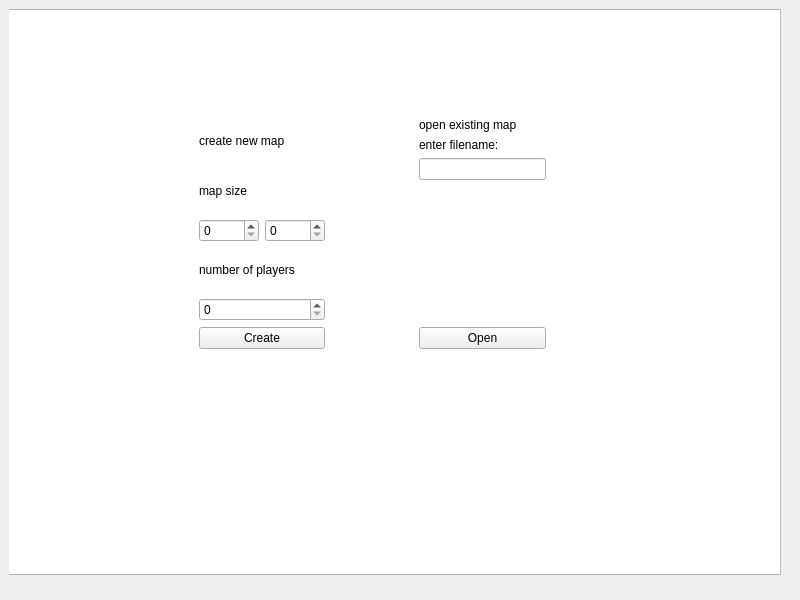
<?xml version="1.0" encoding="UTF-8"?>
<ui version="4.0">
 <class>ClientMainWindow</class>
 <widget class="QMainWindow" name="ClientMainWindow">
  <property name="geometry">
   <rect>
    <x>0</x>
    <y>0</y>
    <width>800</width>
    <height>600</height>
   </rect>
  </property>
  <property name="windowTitle">
   <string>New Map</string>
  </property>
  <widget class="QWidget" name="centralwidget">
   <layout class="QVBoxLayout" name="verticalLayout">
    <item>
     <widget class="QWidget" name="widget" native="true">
      <property name="enabled">
       <bool>true</bool>
      </property>
      <widget class="QGraphicsView" name="view">
       <property name="geometry">
        <rect>
         <x>-10</x>
         <y>0</y>
         <width>782</width>
         <height>566</height>
        </rect>
       </property>
       <property name="alignment">
        <set>Qt::AlignLeading|Qt::AlignLeft|Qt::AlignTop</set>
       </property>
      </widget>
      <widget class="QWidget" name="verticalLayoutWidget">
       <property name="geometry">
        <rect>
         <x>190</x>
         <y>110</y>
         <width>126</width>
         <height>230</height>
        </rect>
       </property>
       <layout class="QVBoxLayout" name="create_box">
        <item>
         <widget class="QLabel" name="label">
          <property name="text">
           <string>create new map</string>
          </property>
         </widget>
        </item>
        <item>
         <widget class="QLabel" name="label_2">
          <property name="text">
           <string>map size</string>
          </property>
         </widget>
        </item>
        <item>
         <layout class="QHBoxLayout" name="map_size">
          <item>
           <widget class="QSpinBox" name="x"/>
          </item>
          <item>
           <widget class="QSpinBox" name="y"/>
          </item>
         </layout>
        </item>
        <item>
         <widget class="QLabel" name="label_3">
          <property name="text">
           <string>number of players</string>
          </property>
         </widget>
        </item>
        <item>
         <widget class="QSpinBox" name="num_players"/>
        </item>
        <item>
         <widget class="QPushButton" name="create_button">
          <property name="text">
           <string>Create</string>
          </property>
         </widget>
        </item>
       </layout>
      </widget>
      <widget class="QWidget" name="verticalLayoutWidget_2">
       <property name="geometry">
        <rect>
         <x>410</x>
         <y>109</y>
         <width>127</width>
         <height>231</height>
        </rect>
       </property>
       <layout class="QVBoxLayout" name="open_box">
        <item>
         <widget class="QLabel" name="label_4">
          <property name="text">
           <string>open existing map</string>
          </property>
         </widget>
        </item>
        <item>
         <widget class="QLabel" name="label_5">
          <property name="text">
           <string>enter filename:</string>
          </property>
         </widget>
        </item>
        <item>
         <widget class="QLineEdit" name="filename"/>
        </item>
        <item>
         <spacer name="verticalSpacer">
          <property name="orientation">
           <enum>Qt::Vertical</enum>
          </property>
          <property name="sizeHint" stdset="0">
           <size>
            <width>20</width>
            <height>40</height>
           </size>
          </property>
         </spacer>
        </item>
        <item>
         <widget class="QPushButton" name="open_button">
          <property name="text">
           <string>Open</string>
          </property>
         </widget>
        </item>
       </layout>
      </widget>
     </widget>
    </item>
   </layout>
  </widget>
 </widget>
 <resources/>
 <connections/>
</ui>
